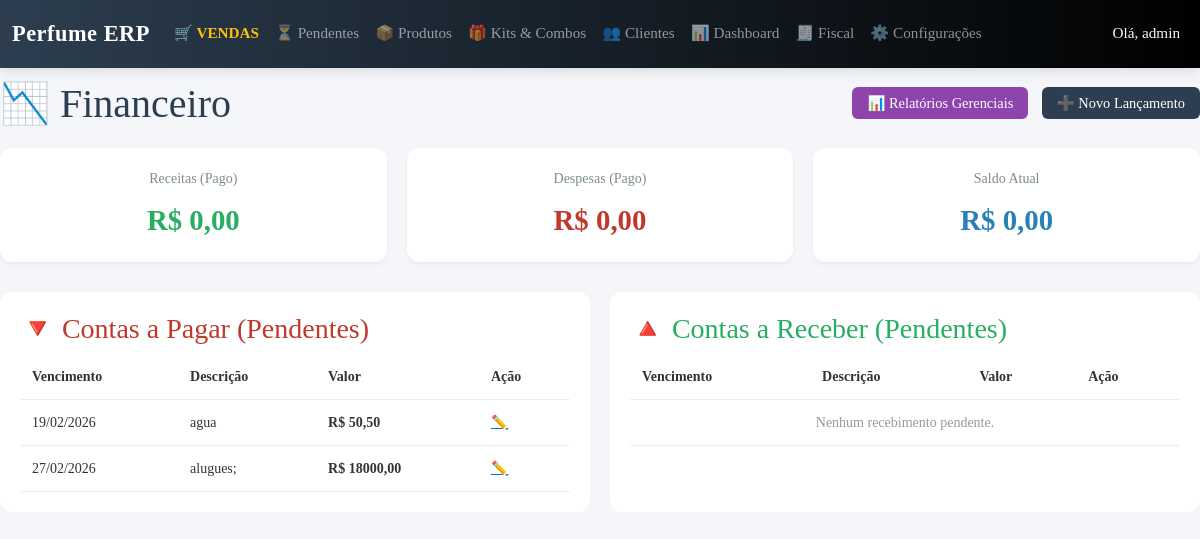
Screenshot of /financeiro/ (signed in) with the database file from the repository.
### finance/models.py (models this page shows, shortened)
class Transaction(models.Model):
    TYPE_CHOICES = [
        ('income', 'Receita'),
        ('expense', 'Despesa'),
    ]
    STATUS_CHOICES = [
        ('pending', 'Pendente'),
        ('paid', 'Pago'),
        ('overdue', 'Atrasado'),
    ]
    description = models.CharField("Descrição", max_length=255)
    transaction_type = models.CharField("Tipo", max_length=10, choices=TYPE_CHOICES)
    value = models.DecimalField("Valor", max_digits=10, decimal_places=2)
    due_date = models.DateField("Data de Vencimento")
    payment_date = models.DateField("Data de Pagamento", null=True, blank=True)
    status = models.CharField("Status", max_length=10, choices=STATUS_CHOICES, default='pending')
    sale = models.ForeignKey(Sale, on_delete=models.SET_NULL, null=True, blank=True, related_name='transactions')
    created_at = models.DateTimeField(auto_now_add=True)
    updated_at = models.DateTimeField(auto_now=True)
    class Meta:
        verbose_name = "Lançamento Financeiro"
        verbose_name_plural = "Lançamentos Financeiros"
        ordering = ['due_date']

### finance/views.py (the view)
# urls.py: path('', views.finance_dashboard, name='finance_dashboard'),
def finance_dashboard(request):
    today = timezone.now().date()
    total_income = Transaction.objects.filter(transaction_type='income', status='paid').aggregate(Sum('value'))['value__sum'] or 0
    total_expense = Transaction.objects.filter(transaction_type='expense', status='paid').aggregate(Sum('value'))['value__sum'] or 0
    balance = total_income - total_expense
    payables = Transaction.objects.filter(transaction_type='expense', status='pending').order_by('due_date')
    receivables = Transaction.objects.filter(transaction_type='income', status='pending').order_by('due_date')
    overdue = Transaction.objects.filter(transaction_type='income', status='pending', due_date__lt=today)
    return render(request, 'finance/dashboard.html', {
        'total_income': total_income,
        'total_expense': total_expense,
        'balance': balance,
        'payables': payables,
        'receivables': receivables,
        'overdue': overdue,
    })

### templates/finance/dashboard.html (shortened to what this page needs)
{% extends 'base.html' %}
{% block content %}
<div style="display: flex; justify-content: space-between; align-items: center; margin-bottom: 20px;">
    <h1 style="margin: 0; color: #2c3e50;">📉 Financeiro</h1>
    <div>
        <a href="{% url 'financial_reports' %}" class="btn-add" style="background: #8e44ad; margin-right: 10px;">📊 Relatórios Gerenciais</a>
        <a href="{% url 'transaction_create' %}" class="btn-add">➕ Novo Lançamento</a>
    </div>
</div>
<div class="kpi-grid">
    <div class="kpi-card">
        <div style="color: #7f8c8d;">Receitas (Pago)</div>
        <div class="kpi-value text-green">R$ {{ total_income|floatformat:2 }}</div>
    </div>
    <div class="kpi-card">
        <div style="color: #7f8c8d;">Despesas (Pago)</div>
        <div class="kpi-value text-red">R$ {{ total_expense|floatformat:2 }}</div>
    </div>
    <div class="kpi-card">
        <div style="color: #7f8c8d;">Saldo Atual</div>
        <div class="kpi-value text-blue">R$ {{ balance|floatformat:2 }}</div>
    </div>
</div>
<div style="display: grid; grid-template-columns: 1fr 1fr; gap: 20px;">
    <div class="table-card">
        <h3 style="margin-top: 0; color: #c0392b;">🔻 Contas a Pagar (Pendentes)</h3>
        <table>
            <thead><tr><th>Vencimento</th><th>Descrição</th><th>Valor</th><th>Ação</th></tr></thead>
            <tbody>
                {% for item in payables %}
                <tr>
                    <td>{{ item.due_date|date:"d/m/Y" }}</td>
                    <td>{{ item.description }}</td>
                    <td style="font-weight: bold;">R$ {{ item.value }}</td>
                    <td><a href="{% url 'transaction_edit' item.pk %}">✏️</a></td>
                </tr>
                {% empty %}
                <tr><td colspan="4" style="text-align: center; color: #999;">Nenhuma conta pendente.</td></tr>
                {% endfor %}
            </tbody>
        </table>
    </div>
    <div class="table-card">
        <h3 style="margin-top: 0; color: #27ae60;">🔺 Contas a Receber (Pendentes)</h3>
        <table>
            <thead><tr><th>Vencimento</th><th>Descrição</th><th>Valor</th><th>Ação</th></tr></thead>
            <tbody>
                {% for item in receivables %}
                <tr>
                    <td>{{ item.due_date|date:"d/m/Y" }}</td>
                    <td>{{ item.description }}</td>
                    <td style="font-weight: bold;">R$ {{ item.value }}</td>
                    <td><a href="{% url 'transaction_edit' item.pk %}">✏️</a></td>
                </tr>
                {% empty %}
                <tr><td colspan="4" style="text-align: center; color: #999;">Nenhum recebimento pendente.</td></tr>
                {% endfor %}
            </tbody>
        </table>
    </div>
</div>
{% endblock %}

### templates/base.html (shortened to what this page needs)
{% load static %}
<!DOCTYPE html>
<html lang="pt-br">
<head>
    <link href="https://cdn.jsdelivr.net/npm/bootstrap@5.3.0/dist/css/bootstrap.min.css" rel="stylesheet">
    <link href="https://cdn.datatables.net/1.13.4/css/dataTables.bootstrap5.min.css" rel="stylesheet">
    <link href="https://cdn.datatables.net/responsive/2.5.0/css/responsive.bootstrap5.min.css" rel="stylesheet">
</head>
<body class="{% if user.is_authenticated %}authenticated{% endif %}">
    {% if user.is_authenticated %}
    <nav class="navbar navbar-expand-lg navbar-dark bg-dark fixed-top shadow">
        <div class="container-fluid">
            <a class="navbar-brand" href="{% url 'home' %}">Perfume ERP</a>
            <div class="collapse navbar-collapse" id="navbarNav">
                {% if user.is_authenticated %}
                <ul class="navbar-nav me-auto">
                    <li class="nav-item"><a class="nav-link fw-bold text-warning" href="{% url 'pos_view' %}">🛒 VENDAS</a></li>
                    <li class="nav-item"><a class="nav-link" href="{% url 'pending_sales' %}">⏳ Pendentes</a></li>
                    <li class="nav-item"><a class="nav-link" href="{% url 'product_list' %}">📦 Produtos</a></li>
                    <li class="nav-item"><a class="nav-link" href="{% url 'kit_manage' %}">🎁 Kits & Combos</a></li>
                    <li class="nav-item"><a class="nav-link" href="{% url 'customer_list' %}">👥 Clientes</a></li>
                    {% if user.is_superuser %}
                    <li class="nav-item"><a class="nav-link" href="{% url 'reports_dashboard' %}">📊 Dashboard</a></li>
                    <li class="nav-item"><a class="nav-link" href="{% url 'import_data' %}">🧾 Fiscal</a></li>
                    <li class="nav-item"><a class="nav-link" href="{% url 'settings_dashboard' %}">⚙️ Configurações</a></li>
                    {% endif %}
                </ul>
                {% endif %}
                <ul class="navbar-nav">
                    {% if user.is_authenticated %}
                        <li class="nav-item"><span class="nav-link text-light">Olá, {{ user.username }}</span></li>
                    {% endif %}
                </ul>
            </div>
        </div>
    </nav>
    {% endif %}
    {% block content %}{% endblock %}
</body>
</html>

### templates/finance/dashboard.html (style rules this page uses)
.kpi-grid { display: grid; grid-template-columns: repeat(3, 1fr); gap: 20px; margin-bottom: 30px; }
.kpi-card { background: white; padding: 20px; border-radius: 12px; box-shadow: 0 2px 5px rgba(0,0,0,0.05); text-align: center; }
.kpi-value { font-size: 1.8rem; font-weight: bold; margin-top: 10px; }
.text-green { color: #27ae60; }
.text-red { color: #c0392b; }
.text-blue { color: #2980b9; }
.btn-add { background: #2c3e50; color: white; text-decoration: none; padding: 8px 15px; border-radius: 6px; font-size: 0.9rem; }
.table-card { background: white; padding: 20px; border-radius: 12px; margin-bottom: 30px; }
table { width: 100%; border-collapse: collapse; }
th, td { padding: 12px; text-align: left; border-bottom: 1px solid #eee; }

### rows the page displays
Transaction: due_date "19/02/2026", description "agua", value "50,50"
Transaction: due_date "27/02/2026", description "alugues;", value "18000,00"

### other values shown
{{ user.username }} "admin"
{{ total_income|floatformat:2 }} "0,00"
{{ total_expense|floatformat:2 }} "0,00"
{{ balance|floatformat:2 }} "0,00"
